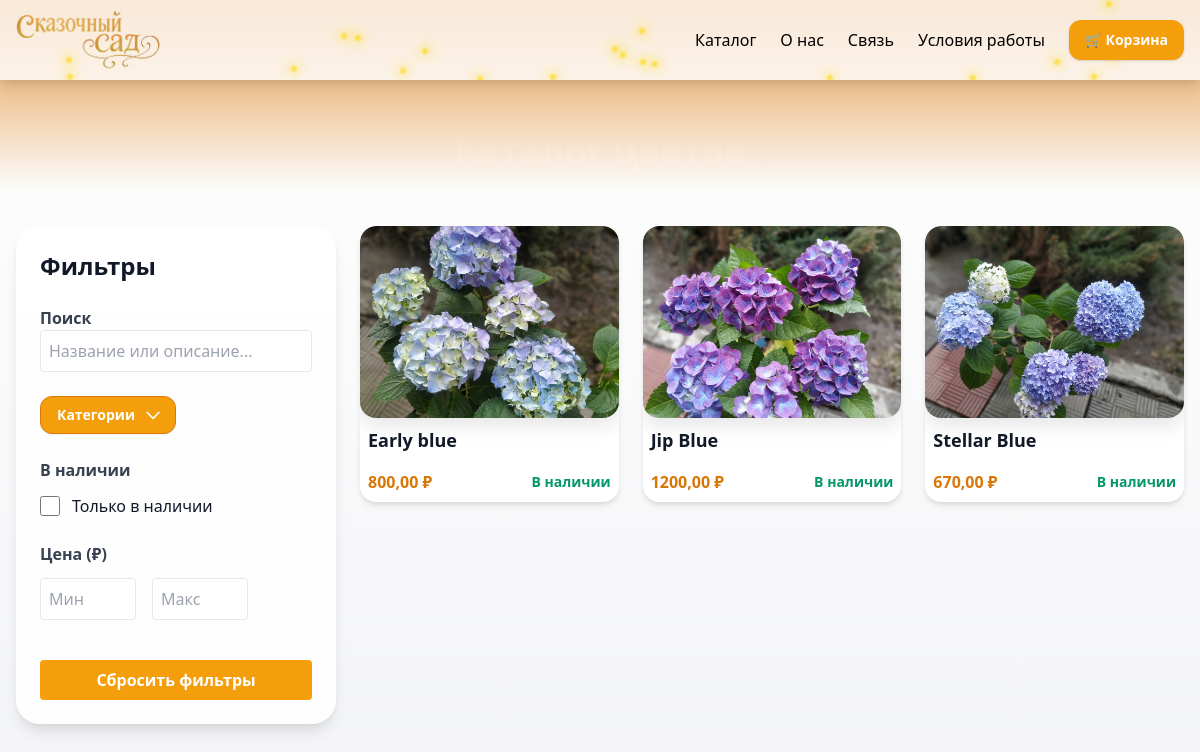
Screenshot of /catalog-data/?category=6 with the database file from the repository.
### flowers/models.py (models this page shows, shortened)
class Flower(models.Model):
    name = models.CharField("Название", max_length=200)
    category = models.ForeignKey(Category, on_delete=models.CASCADE, related_name="flowers", verbose_name="Категория")
    price = models.DecimalField("Цена", max_digits=10, decimal_places=2)
    image = models.ImageField("Фото", upload_to="flowers/")
    in_stock = models.BooleanField(default=True, verbose_name='В наличии')
    description = models.TextField("Описание", blank=True)
    class Meta:
        verbose_name = "Карточка товара"
        verbose_name_plural = "Карточки товаров"

### flowers/views.py (the view)
# urls.py: path('catalog-data/', catalog_data, name='catalog_data'),
async def catalog(request):
    categories = await sync_to_async(lambda: list(Category.objects.all()))()
    search_text = request.GET.get('search', '').strip()
    selected_in_stock = request.GET.get('in_stock') == 'on'
    price_min = request.GET.get('price_min')
    price_max = request.GET.get('price_max')
    selected_sort = request.GET.get('sort_by')
    category_id = request.GET.get('category')
    flowers_qs = Flower.objects.all()
    if category_id and category_id.isdigit():
        flowers_qs = flowers_qs.filter(category_id=category_id)
    if search_text:
        flowers_qs = flowers_qs.filter(
            models.Q(name__icontains=search_text) | models.Q(description__icontains=search_text)
        )
    if selected_in_stock:
        flowers_qs = flowers_qs.filter(in_stock=True)
    try:
        if price_min:
            flowers_qs = flowers_qs.filter(price__gte=float(price_min))
        if price_max:
            flowers_qs = flowers_qs.filter(price__lte=float(price_max))
    except ValueError:
        pass
    sort_mapping = {
        'name_asc': 'name',
        'name_desc': '-name',
        'price_asc': 'price',
        'price_desc': '-price',
    }
    if selected_sort in sort_mapping:
        flowers_qs = flowers_qs.order_by(sort_mapping[selected_sort])
    flowers = await sync_to_async(lambda: list(flowers_qs))()
    if request.headers.get('x-requested-with') == 'XMLHttpRequest':
        data = [
            {
                'id': f.id,
                'name': f.name,
                'price': str(f.price),
                'in_stock': getattr(f, 'in_stock', True),
                'image_url': f.image.url if f.image else '',
            }
            for f in flowers
        ]
        return JsonResponse({'flowers': data})
    context = {
        'categories': categories,
        'flowers': flowers,
        'search_text': search_text,
        'selected_in_stock': selected_in_stock,
        'price_min': price_min or '',
        'price_max': price_max or '',
        'selected_sort': selected_sort or '',
        'selected_category': category_id or '',
    }
    return render(request, 'main/catalog.html', context)

### main/templates/main/catalog.html (shortened to what this page needs)
<!DOCTYPE html>
<html lang="ru">
<head>
  <link href="https://cdn.jsdelivr.net/npm/tailwindcss@2.2.19/dist/tailwind.min.css" rel="stylesheet" />
</head>
<body class="flex flex-col min-h-screen bg-gradient-to-b from-white to-gray-100 text-gray-900 font-sans">
  <div class="block">
    <header class="bg-white bg-opacity-80 h-20 shadow-lg sticky top-0 z-50 backdrop-blur-md">
      <div class="fireflies-container"></div>
      <div class="max-w-7xl mx-auto px-4 h-full flex items-center justify-between relative">
        <div class="absolute -top-2">
          <a href="{% url 'home' %}">
            <img src="/static/images/logo.png" alt="Логотип" class="h-24 object-contain" />
          </a>
        </div>
        <nav class="ml-auto flex items-center h-full space-x-6 text-base text-black">
          <a href="{% url 'catalog' %}" class="flex items-center h-full hover:text-yellow-600 transition">
            Каталог
          </a>
          <a href="{% url 'about' %}" class="flex items-center h-full hover:text-yellow-600 transition">
            О нас
          </a>
          <a href="{% url 'contacts' %}" class="flex items-center h-full hover:text-yellow-600 transition">
            Связь
          </a>
          <a href="{% url 'personals' %}" class="flex items-center h-full hover:text-yellow-600 transition">
            Условия работы
          </a>
          <a href="{% url 'cart_view' %}"
             class="bg-yellow-500 hover:bg-yellow-600 text-white font-semibold text-sm px-4 rounded-xl shadow flex items-center h-10 transition-all duration-200"
          >
            🛒 Корзина
          </a>
        </nav>
      </div>
    </header>
    <div class="absolute top-0 left-0 right-0 h-48 bg-gradient-to-b from-yellow-600 to-transparent opacity-80 pointer-events-none"></div>
    <h1 class="text-4xl font-bold mb-8 text-center text-white" style="margin-top: 50px">Каталог цветов</h1>
    <div class="flex flex-col md:flex-row flex-1 max-w-7xl mx-auto px-4 pt-6 pb-10 space-y-6 md:space-y-0 md:space-x-6" style="margin-top: 30px;">
      <aside id="filters" class="w-full md:w-80 bg-white bg-opacity-90 p-6 rounded-3xl shadow-lg h-fit max-h-[calc(100vh-6rem)] overflow-y-auto z-10 sticky md:sticky top-24 md:top-24">
        <h2 class="text-2xl font-semibold mb-6 text-gray-900">Фильтры</h2>
        <div class="mb-6">
          <label for="search" class="search font-semibold mb-2 text-gray-700">Поиск</label>
          <input id="search" type="text" placeholder="Название или описание..." class="w-full p-2 border rounded text-gray-700" />
        </div>
          <div class="mb-6 relative inline-block text-left z-30">
            <button id="categoryToggleBtn" type="button"
              class="inline-flex justify-center w-full rounded-xl border border-yellow-600 bg-yellow-500 px-4 py-2 text-sm font-semibold text-white shadow-sm hover:bg-yellow-600 focus:outline-none focus:ring-2 focus:ring-yellow-400"
              aria-haspopup="true" aria-expanded="false">
              Категории
              <svg class="ml-2 -mr-1 h-5 w-5" xmlns="http://www.w3.org/2000/svg" fill="none" viewBox="0 0 24 24" stroke="currentColor" >
                <path stroke-linecap="round" stroke-linejoin="round" stroke-width="2" d="M19 9l-7 7-7-7" />
              </svg>
            </button>
          </div>
        <div class="mb-6">
          <h3 class="font-semibold text-gray-700 mb-3">В наличии</h3>
          <label class="flex items-center space-x-3 cursor-pointer hover:text-yellow-600 transition">
            <input type="checkbox" name="in_stock" class="form-checkbox h-5 w-5 text-yellow-500">
            <span>Только в наличии</span>
          </label>
        </div>
        <div class="mb-6">
          <h3 class="font-semibold text-gray-700 mb-3">Цена (₽)</h3>
          <div class="flex space-x-4">
            <input type="number" name="price_min" min="0" placeholder="Мин" class="w-24 p-2 border rounded text-gray-700" />
            <input type="number" name="price_max" min="0" placeholder="Макс" class="w-24 p-2 border rounded text-gray-700" />
          </div>
        </div>
        <button id="clearFilters" class="mt-4 w-full bg-yellow-500 hover:bg-yellow-600 text-white font-semibold py-2 rounded transition">
          Сбросить фильтры
        </button>
      </aside>
      <main class="flex-1">
        <div id="flower-cards" class="grid grid-cols-1 sm:grid-cols-2 md:grid-cols-3 gap-6">
          {% for flower in flowers %}
            <a href="{% url 'flower_detail' flower.pk %}" class="block-cart hover:opacity-90 transition-all"
               data-name="{{ flower.name|lower }}"
               data-description="{{ flower.description|default_if_none:''|lower }}"
               data-price="{{ flower.price }}"
               data-in_stock="{{ flower.in_stock|yesno:'1,0' }}"
            >
              <div
                class="bg-white rounded-2xl shadow-md overflow-hidden flex flex-col cursor-pointer hover:shadow-xl transition duration-300"
              >
                <div class="card-img-wrapper h-48 overflow-hidden">
                  {% if flower.image %}
                    <img src="{{ flower.image.url }}" alt="{{ flower.name }}" class="w-full h-full object-cover" />
                  {% else %}
                    <div class="flex items-center justify-center bg-gray-200 text-gray-500 h-full rounded-t-3xl">Нет изображения</div>
                  {% endif %}
                </div>
                <div class="p-2 flex flex-col flex-grow">
                  <h3 class="text-lg font-semibold mb-1">{{ flower.name }}</h3>
                  <div class="mt-3 flex justify-between items-center">
                    <span class="text-yellow-600 font-bold text-base">{{ flower.price }} ₽</span>
                    {% if flower.in_stock %}
                      <span class="text-green-600 font-semibold text-sm">В наличии</span>
                    {% else %}
                      <span class="text-red-600 font-semibold text-sm">Нет в наличии</span>
                    {% endif %}
                  </div>
                </div>
              </div>
            </a>
          {% empty %}
            <p class="text-center text-gray-600 col-span-full">Цветов пока нет :(</p>
          {% endfor %}
        </div>
      </main>
    </div>
  </div>
</body>
</html>

### main/templates/main/catalog.html (style rules this page uses)
.block { display: block; overflow: hidden; }
.block::after { content: ""; background: url(/static/images/photo_2025-07-31_21-01-57-redefine-realistic-4x.jpeg); background-size: cover; background-position: center; filter: brightness(90%); top: 0; left: 0; bottom: 0; right: 0; position: absolute; z-index: -1; border-radius: inherit; image-rendering: auto; mask-image: linear-gradient(to bottom, black 70%, transparent 100%); -webkit-mask-image: linear-gradient(to bottom, black 70%, transparent 100%); }
.fireflies-container { position: absolute; width: 100%; height: 100%; pointer-events: none; top: 0; left: 0; z-index: 0; overflow: hidden; }
.card-img-wrapper { aspect-ratio: 3 / 4; overflow: hidden; border-radius: 1rem; box-shadow: 0 8px 20px rgba(0,0,0,0.1); }

### rows the page displays
Flower: image (picture), name "Early blue", price "800,00", in_stock "В наличии"
Flower: image (picture), name "Jip Blue", price "1200,00", in_stock "В наличии"
Flower: image (picture), name "Stellar Blue", price "670,00", in_stock "В наличии"
